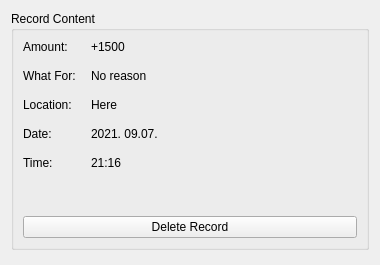
<?xml version="1.0" encoding="UTF-8"?>
<ui version="4.0">
 <class>RecordContentWidget</class>
 <widget class="QWidget" name="RecordContentWidget">
  <property name="geometry">
   <rect>
    <x>0</x>
    <y>0</y>
    <width>380</width>
    <height>265</height>
   </rect>
  </property>
  <property name="minimumSize">
   <size>
    <width>380</width>
    <height>0</height>
   </size>
  </property>
  <property name="maximumSize">
   <size>
    <width>380</width>
    <height>16777215</height>
   </size>
  </property>
  <property name="windowTitle">
   <string>Form</string>
  </property>
  <layout class="QGridLayout" name="gridLayout_2">
   <item row="0" column="0">
    <widget class="QGroupBox" name="groupBox">
     <property name="title">
      <string>Record Content</string>
     </property>
     <property name="flat">
      <bool>true</bool>
     </property>
     <layout class="QGridLayout" name="gridLayout">
      <item row="0" column="0">
       <layout class="QFormLayout" name="formLayout">
        <property name="horizontalSpacing">
         <number>15</number>
        </property>
        <property name="verticalSpacing">
         <number>15</number>
        </property>
        <item row="0" column="0">
         <widget class="QLabel" name="label">
          <property name="text">
           <string>Amount:</string>
          </property>
         </widget>
        </item>
        <item row="0" column="1">
         <widget class="QLabel" name="m_amount_lbl">
          <property name="text">
           <string>+1500</string>
          </property>
         </widget>
        </item>
        <item row="1" column="0">
         <widget class="QLabel" name="label_2">
          <property name="text">
           <string>What For:</string>
          </property>
         </widget>
        </item>
        <item row="1" column="1">
         <widget class="QLabel" name="m_whatFor_lbl">
          <property name="text">
           <string>No reason</string>
          </property>
         </widget>
        </item>
        <item row="2" column="0">
         <widget class="QLabel" name="label_3">
          <property name="text">
           <string>Location:</string>
          </property>
         </widget>
        </item>
        <item row="2" column="1">
         <widget class="QLabel" name="m_location_lbl">
          <property name="text">
           <string>Here</string>
          </property>
         </widget>
        </item>
        <item row="3" column="0">
         <widget class="QLabel" name="label_4">
          <property name="text">
           <string>Date:</string>
          </property>
         </widget>
        </item>
        <item row="3" column="1">
         <widget class="QLabel" name="m_date_lbl">
          <property name="text">
           <string>2021. 09.07.</string>
          </property>
         </widget>
        </item>
        <item row="4" column="0">
         <widget class="QLabel" name="label_5">
          <property name="text">
           <string>Time:</string>
          </property>
         </widget>
        </item>
        <item row="4" column="1">
         <widget class="QLabel" name="m_time_lbl">
          <property name="text">
           <string>21:16</string>
          </property>
         </widget>
        </item>
       </layout>
      </item>
      <item row="2" column="0">
       <widget class="QPushButton" name="m_deleteRecord_btn">
        <property name="text">
         <string>Delete Record</string>
        </property>
        <property name="type" stdset="0">
         <string>redButton</string>
        </property>
       </widget>
      </item>
      <item row="1" column="0">
       <spacer name="verticalSpacer_2">
        <property name="orientation">
         <enum>Qt::Vertical</enum>
        </property>
        <property name="sizeType">
         <enum>QSizePolicy::Fixed</enum>
        </property>
        <property name="sizeHint" stdset="0">
         <size>
          <width>20</width>
          <height>40</height>
         </size>
        </property>
       </spacer>
      </item>
     </layout>
    </widget>
   </item>
   <item row="1" column="0">
    <spacer name="verticalSpacer">
     <property name="orientation">
      <enum>Qt::Vertical</enum>
     </property>
     <property name="sizeHint" stdset="0">
      <size>
       <width>20</width>
       <height>40</height>
      </size>
     </property>
    </spacer>
   </item>
  </layout>
 </widget>
 <resources/>
 <connections/>
</ui>
